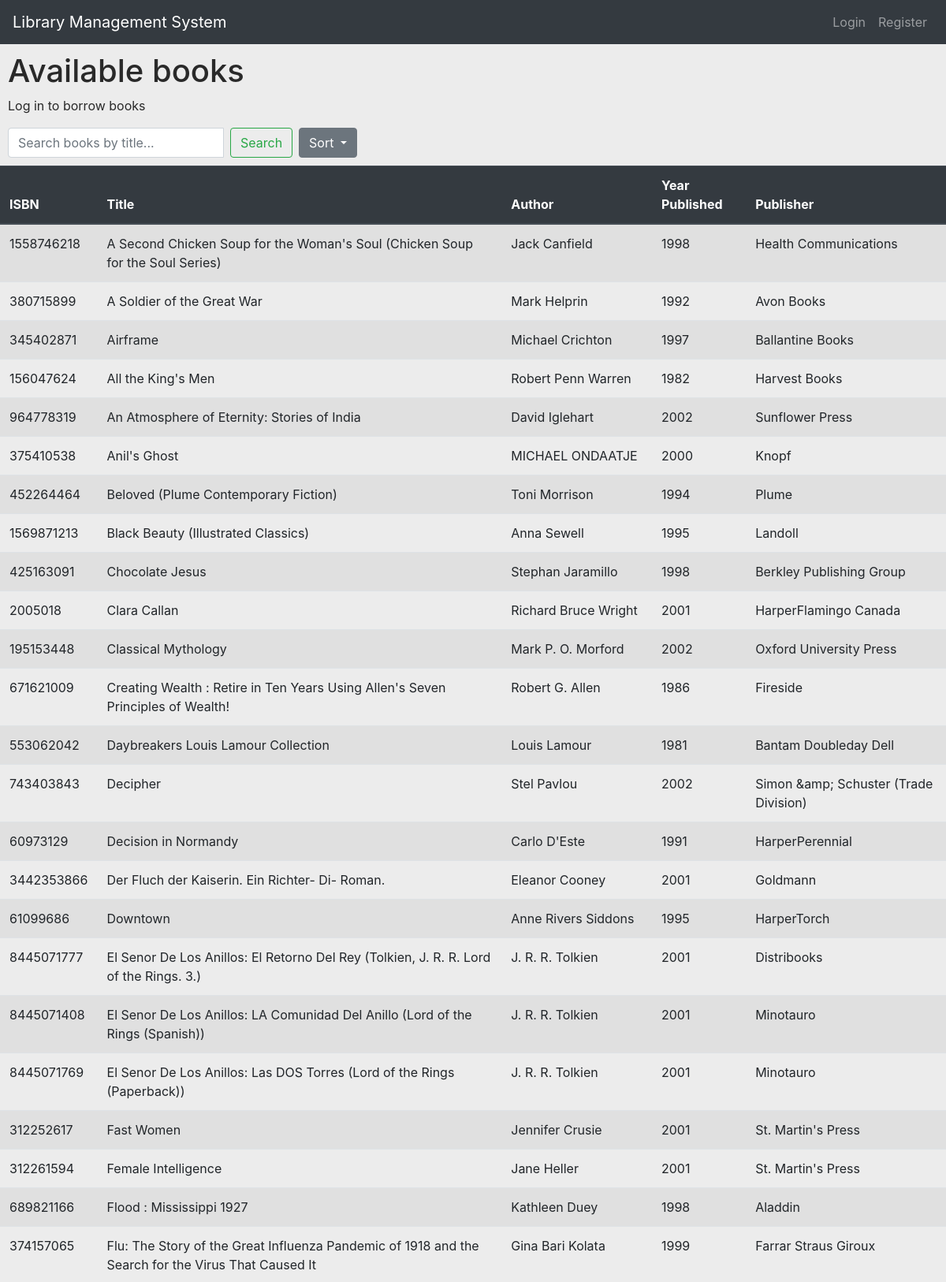
Page /home?sort=title_az (upper part) on the committed database.
### library/models.py (models this page shows)
class Book(db.Model):
    isbn = db.Column(db.Integer, primary_key=True)
    title = db.Column(db.String(256), nullable=False)
    author = db.Column(db.String(256), nullable=False)
    year_published = db.Column(db.Integer, nullable=False)
    publisher = db.Column(db.String(256))
    ratings = db.relationship('Rating', backref='book', lazy='dynamic')
    borrowed = db.relationship('Borrowed', backref='book', lazy='dynamic')

### library/routes.py (the view)
@app.route('/')
@app.route('/home')
def home():
    search_query = request.args.get('search_query')
    sort_option = request.args.get('sort')
    if search_query and search_query.lower() != "all":
        books_query = Book.query.filter(Book.title.ilike(f'%{search_query}%'))
        flash("Search results for book title: '{}'".format(search_query), 'success')
    else:
        books_query = Book.query
    if sort_option == 'title_az':
        books_query = books_query.order_by(asc(Book.title))
    elif sort_option == 'title_za':
        books_query = books_query.order_by(desc(Book.title))
    elif sort_option == 'year_oldest':
        books_query = books_query.order_by(asc(Book.year_published))
    elif sort_option == 'year_newest':
        books_query = books_query.order_by(desc(Book.year_published))
    borrowed = exists().where(Book.isbn == Borrowed.isbn)
    books_query = books_query.filter(~borrowed)
    books = books_query.all()
    return render_template('home.html', books=books, search_query=search_query)

### library/templates/home.html (shortened to what this page needs)
{% extends 'base.html' %}
{% block content %}
    <h1 class="title" style="margin-left: 10px; margin-top: 10px;">Available books</h1>
    {% if not current_user.is_authenticated %}
    <p style="margin-left: 10px">Log in to borrow books</p>
    {% endif %}
    <form class="form-inline" action="{{ url_for('home') }}" method="get">
        <div class="input-group" style="margin-left: 10px">
            <input type="text" class="form-control mr-sm-2" name="search_query" placeholder="Search books by title...">
            <button class="btn btn-outline-success my-2 my-sm-0" type="submit">Search</button>
        </div>
        {% if books %}
        <div class="btn-group ml-2">
            <button class="btn btn-secondary dropdown-toggle" type="button" data-toggle="dropdown" aria-haspopup="true" aria-expanded="false">
                Sort
            </button>
        </div>
        {% endif %}
    </form>
    <table class="table table-striped" style="margin-top: 10px">
        <thead class="thead-dark">
            <tr>
                <th>ISBN</th>
                <th>Title</th>
                <th>Author</th>
                <th>Year Published</th>
                <th>Publisher</th>
            </tr>
        </thead>
        <tbody>
        {% for book in books %}
            <tr class="book">
                <td>{{ book.isbn }}</td>
                <td>{{ book.title }}</td>
                <td>{{ book.author }}</td>
                <td>{{ book.year_published }}</td>
                <td>{{ book.publisher }}</td>
            </tr>
        {% endfor %}
        </tbody>
    </table>
{% endblock %}

### library/templates/base.html (style rules this page uses)
body { background-color: #ECECEC; color: #292929 }

### rows in the picture
Book: isbn "1558746218", title "A Second Chicken Soup for the Woman's Soul (Chicken Soup for the Soul Series)", author "Jack Canfield", year_published "1998", publisher "Health Communications"
Book: isbn "380715899", title "A Soldier of the Great War", author "Mark Helprin", year_published "1992", publisher "Avon Books"
Book: isbn "345402871", title "Airframe", author "Michael Crichton", year_published "1997", publisher "Ballantine Books"
Book: isbn "156047624", title "All the King's Men", author "Robert Penn Warren", year_published "1982", publisher "Harvest Books"
Book: isbn "964778319", title "An Atmosphere of Eternity: Stories of India", author "David Iglehart", year_published "2002", publisher "Sunflower Press"
Book: isbn "375410538", title "Anil's Ghost", author "MICHAEL ONDAATJE", year_published "2000", publisher "Knopf"
Book: isbn "452264464", title "Beloved (Plume Contemporary Fiction)", author "Toni Morrison", year_published "1994", publisher "Plume"
Book: isbn "1569871213", title "Black Beauty (Illustrated Classics)", author "Anna Sewell", year_published "1995", publisher "Landoll"
Book: isbn "425163091", title "Chocolate Jesus", author "Stephan Jaramillo", year_published "1998", publisher "Berkley Publishing Group"
Book: isbn "2005018", title "Clara Callan", author "Richard Bruce Wright", year_published "2001", publisher "HarperFlamingo Canada"
Book: isbn "195153448", title "Classical Mythology", author "Mark P. O. Morford", year_published "2002", publisher "Oxford University Press"
Book: isbn "671621009", title "Creating Wealth : Retire in Ten Years Using Allen's Seven Principles of Wealth!", author "Robert G. Allen", year_published "1986", publisher "Fireside"
Book: isbn "553062042", title "Daybreakers Louis Lamour Collection", author "Louis Lamour", year_published "1981", publisher "Bantam Doubleday Dell"
Book: isbn "743403843", title "Decipher", author "Stel Pavlou", year_published "2002", publisher "Simon &amp; Schuster (Trade Division)"
Book: isbn "60973129", title "Decision in Normandy", author "Carlo D'Este", year_published "1991", publisher "HarperPerennial"
Book: isbn "3442353866", title "Der Fluch der Kaiserin. Ein Richter- Di- Roman.", author "Eleanor Cooney", year_published "2001", publisher "Goldmann"
Book: isbn "61099686", title "Downtown", author "Anne Rivers Siddons", year_published "1995", publisher "HarperTorch"
Book: isbn "8445071777", title "El Senor De Los Anillos: El Retorno Del Rey (Tolkien, J. R. R. Lord of the Rings. 3.)", author "J. R. R. Tolkien", year_published "2001", publisher "Distribooks"
Book: isbn "8445071408", title "El Senor De Los Anillos: LA Comunidad Del Anillo (Lord of the Rings (Spanish))", author "J. R. R. Tolkien", year_published "2001", publisher "Minotauro"
Book: isbn "8445071769", title "El Senor De Los Anillos: Las DOS Torres (Lord of the Rings (Paperback))", author "J. R. R. Tolkien", year_published "2001", publisher "Minotauro"
Book: isbn "312252617", title "Fast Women", author "Jennifer Crusie", year_published "2001", publisher "St. Martin's Press"
Book: isbn "312261594", title "Female Intelligence", author "Jane Heller", year_published "2001", publisher "St. Martin's Press"
Book: isbn "689821166", title "Flood : Mississippi 1927", author "Kathleen Duey", year_published "1998", publisher "Aladdin"
Book: isbn "374157065", title "Flu: The Story of the Great Influenza Pandemic of 1918 and the Search for the Virus That Caused It", author "Gina Bari Kolata", year_published "1999", publisher "Farrar Straus Giroux"
